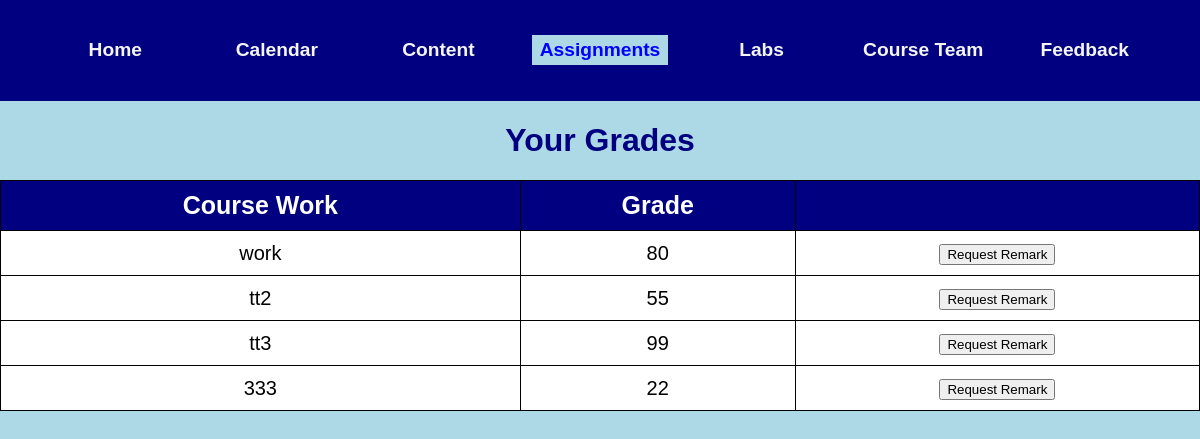
/studentGrades.html (signed in), run on the app's committed database.
### app.py (models this page shows)
class Grade(db.Model):
    __tablename__ = 'grades'
    gid = db.Column(db.Integer, primary_key=True, autoincrement=True)
    id = db.Column(db.Integer, db.ForeignKey('user.id'))
    work = db.Column(db.String(50), nullable = False)
    grade = db.Column(db.Integer)

### app.py (the view, shortened to what this page needs)
@app.route('/studentGrades.html', methods = ['GET', 'POST'])
def studentGrades():
    student_grades = Grade.query.filter_by(id=session['user_id']).all()
    return render_template("studentGrades.html", student_grades = student_grades)

### templates/studentGrades.html (shortened to what this page needs)
    <!DOCTYPE html>
    <html lang="en">
    <head>
        <link rel="stylesheet" type="text/css" href="../static/css/studentGrades.css"/>
    </head>
    <body>
    {% block content %}
        <div class = "website_content">
            <div class="header">
                <header>
                    <h6><a href="./index.html">Home</a></h6>
                    <h6><a href="./calendar.html">Calendar</a></h6>
                    <h6><a href="./content.html">Content</a></h6>
                    <h6 class="current_page"><a href="./assignments.html">Assignments</a></h6>
                    <h6><a href="./labs.html">Labs</a></h6>
                    <h6><a href="./team.html">Course Team</a></h6>
                    <h6><a href="./feedback.html">Feedback</a></h6>
                </header>
            </div>
            <h1 class = "title">Your Grades</h1>
            <div class = "grades_table">
                <table>
                    <tr>
                        <th>Course Work</th>
                        <th>Grade</th>
                        <th></th>
                    </tr>
                    {% for Grade in student_grades %}
                    <tr>
                        <td>{{ Grade.work }}</td>
                        <td>{{ Grade.grade }}</td>
                        <td>
                            <button type = "button" class = "open-modal-btn">Request Remark</button>
                        </td>
                    </tr>
                    {% endfor %}
            </table>
        </div>
    {% endblock %}
    </body>
    </html>

### static/css/studentGrades.css (style rules this page uses)
body { font-family: 'Didact Gothic', sans-serif; font-size: 20px; background-color: lightblue; margin: 0; color: black; }
header { background-color: navy; width: 100%; display: flex; justify-content: center; padding: 20px; margin: 0; text-align: center; box-sizing: border-box; flex-wrap: wrap; }
.header { position: -webkit-sticky; position: sticky; top: 0; margin: 0 auto; display: flex; align-items: center; justify-content: center; }
.header h6 { width: 8.5rem; height: 35px; font-size: 1.2rem; margin: .8rem; display: flex; align-items: center; justify-content: center; color: blue; }
.header h6 a { color: whitesmoke; text-decoration: none; }
.header h6.current_page { font-weight: bold; }
.header h6.current_page a { background-color: lightblue; padding-top: 4px; padding-bottom: 4px; padding-left: 8px; padding-right: 8px; color: blue; }
.title { text-align: center; font-size: 2rem; color: navy; }
table, th, td { text-align: center; font-size:20px; border: 1px solid; padding: 10px; color: black; }
table { width: 100%; margin-bottom: 50px; padding: 20px; border-collapse: collapse; background-color: white; }
th { background-color: navy; color: white; font-size: 25px; padding: 10px; border-color: black; }

### data on the page
Grade: work "work", grade "80"
Grade: work "tt2", grade "55"
Grade: work "tt3", grade "99"
Grade: work "333", grade "22"
